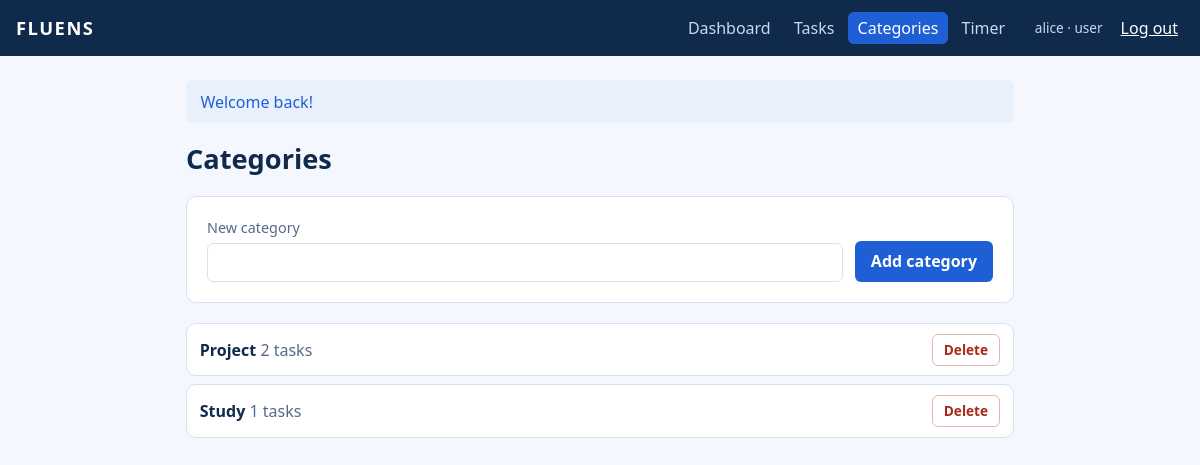
The page /index.php?page=categories (signed in) on the database its author committed.
### tables this page shows
CREATE TABLE categories (
  id      INT UNSIGNED AUTO_INCREMENT PRIMARY KEY,
  user_id INT UNSIGNED NOT NULL,
  name    VARCHAR(40) NOT NULL,
  UNIQUE KEY uq_category_per_user (user_id, name),
  CONSTRAINT fk_categories_user FOREIGN KEY (user_id) REFERENCES users(id) ON DELETE CASCADE
);

### index.php (called while the page is built, shortened)
<?php
$routes = require __DIR__ . '/includes/routes.php';
$page  = $_GET['page'] ?? (current_user() ? 'dashboard' : 'login');
$route = $routes[$page] ?? null;
$pageFile = __DIR__ . '/pages/' . $route['file'] . '.php';
require $pageFile;
require __DIR__ . '/includes/layout.php';

### includes/auth.php (called while the page is built, shortened)
<?php
function user_id(): int
{
    return (int) ($_SESSION['user']['id'] ?? 0);
}

### includes/db.php (called while the page is built)
<?php
function db(): PDO
{
    static $pdo = null;
    if ($pdo === null) {
        $dsn = 'mysql:host=' . DB_HOST . ';dbname=' . DB_NAME . ';charset=utf8mb4';
        $pdo = new PDO($dsn, DB_USER, DB_PASS, [
            PDO::ATTR_ERRMODE            => PDO::ERRMODE_EXCEPTION,
            PDO::ATTR_DEFAULT_FETCH_MODE => PDO::FETCH_ASSOC,
            PDO::ATTR_EMULATE_PREPARES   => false,
        ]);
    }
    return $pdo;
}
function query(string $sql, array $params = []): PDOStatement
{
    $stmt = db()->prepare($sql);
    $stmt->execute($params);
    return $stmt;
}

### includes/helpers.php (called while the page is built, shortened)
<?php
function e(?string $value): string
{
    return htmlspecialchars((string) $value, ENT_QUOTES, 'UTF-8');
}

### pages/categories.php (the view, shortened to what this page needs)
<?php
$uid   = user_id();
$categories = query(
    'SELECT c.id, c.name, COUNT(t.id) AS task_count
       FROM categories c LEFT JOIN tasks t ON t.category_id = c.id
      WHERE c.user_id = ? GROUP BY c.id, c.name ORDER BY c.name',
    [$uid]
)->fetchAll();
?>
<h1>Categories</h1>
<section class="panel">
  <form method="post" class="inline-form">
    <label class="grow">New category <input name="name" required maxlength="40"></label>
    <button class="btn">Add category</button>
  </form>
</section>
<?php if (!$categories): ?>
  <p class="muted">No categories yet. Group your tasks, for example "Study" or "Work".</p>
<?php else: ?>
  <ul class="rows">
    <?php foreach ($categories as $c): ?>
      <li><span class="grow"><strong><?= e($c['name']) ?></strong> <span class="muted"><?= (int) $c['task_count'] ?> tasks</span></span>
        <form method="post" onsubmit="return confirm('Delete this category?')">
          <button class="btn small danger">Delete</button>
        </form></li>
    <?php endforeach; ?>
  </ul>
<?php endif; ?>

### assets/style.css (style rules this page uses)
:root { --bg: #f4f8fe; --surface: #fff; --ink: #0f2a4a; --muted: #55698a; --line: #d6e2f2; --focus: #1f5fd6; --focus-soft: #6aa3f5; --short: #0f9bb8; --long: #3a3fb5; --danger: #a8281a; --tint: #e8f0fc; --radius: 10px; }
* { box-sizing: border-box; }
body { margin: 0; background: var(--bg); color: var(--ink); font: 16px/1.5 system-ui, "Segoe UI", Roboto, sans-serif; }
h1 { font-size: 1.7rem; margin: 0 0 1rem; }
.muted { color: var(--muted); }
.panel { background: var(--surface); border: 1px solid var(--line); border-radius: var(--radius); padding: 1.25rem; margin-bottom: 1.25rem; }
label { display: grid; gap: .25rem; font-size: .9rem; color: var(--muted); }
input, select { font: inherit; padding: .5rem .6rem; border: 1px solid var(--line); border-radius: 6px; background: #fff; color: var(--ink); }
.inline-form { display: flex; flex-wrap: wrap; gap: .75rem; align-items: end; margin: 0; }
.grow { flex: 1 1 200px; }
.btn { display: inline-block; font: inherit; font-weight: 600; padding: .55rem 1rem; border: 0; border-radius: 6px; background: var(--focus); color: #fff; text-decoration: none; cursor: pointer; }
.btn.danger { background: transparent; color: var(--danger); border: 1px solid #e3b5ae; }
.btn.small { padding: .3rem .7rem; font-size: .85rem; }
.rows { list-style: none; margin: 0; padding: 0; display: grid; gap: .5rem; }
.rows li { display: flex; align-items: center; gap: .6rem; background: var(--surface); border: 1px solid var(--line); border-radius: var(--radius); padding: .6rem .8rem; flex-wrap: wrap; }
.rows li > span:first-child { flex: 1 1 auto; }
.rows form { margin: 0; }

### rows shown on the page
categories: name "Project", task_count "2"
categories: name "Study", task_count "1"

### other values the page prints
$route['nav'] "Dashboard"
$route['nav'] "Tasks"
$route['nav'] "Categories"
$route['nav'] "Timer"
$user['username'] "alice"
$user['role'] "user"
$f['message'] "Welcome back!"
